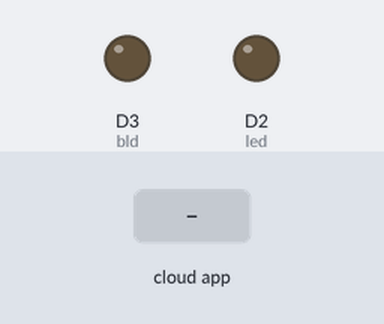
Simulated run of this sketch. Board: ESP8266 (NodeMCU). On the bench: output pins drawn as LEDs (lit = HIGH). The inputs (shaded band) are chosen by the test bench. WiFi joins after 1.5 s; servers stay silent unless stated; no MQTT or app messages arrive unless stated; what the sketch prints to the serial monitor is not drawn.

Above: at 2.7 s.
2.8 s: the phone or cloud app sets ats to 5
At 9.3 s:
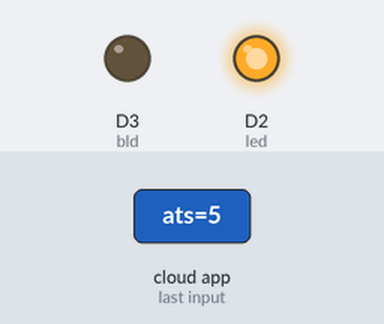
Timing chart, 0 to 10.3 s (numbered marks = the images above; inputs shaded):
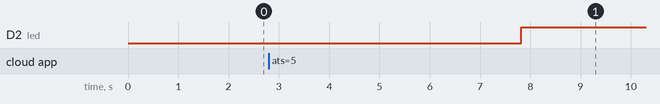

Measured:
- after the input at 2.8 s, D2 (led): LOW → HIGH after 5.0 s

The sketch:

Reciver_server.ino
```cpp
#include <ESP8266WiFi.h>
#include "Adafruit_MQTT.h"
#include "Adafruit_MQTT_Client.h"

#define WLAN_SSID       "SEN VILLA"
#define WLAN_PASS       "asdfghjkl"


#define AIO_SERVER      "io.adafruit.com"
#define AIO_SERVERPORT  1883                   // use 8883 for SSL
#define AIO_USERNAME    "Ecesit2019"
#define AIO_KEY         "afc6a567eda94a9fb6663a95fe1d827d"


#define led D2
#define bld D3

WiFiClient client;
Adafruit_MQTT_Client mqtt(&client, AIO_SERVER, AIO_SERVERPORT, AIO_USERNAME, AIO_KEY);
Adafruit_MQTT_Subscribe int1 = Adafruit_MQTT_Subscribe(&mqtt, AIO_USERNAME "/feeds/ats");

void MQTT_connect();

void setup() {
  Serial.begin(115200);
  delay(10);
  pinMode(led, OUTPUT);
  Serial.println(F("SETUP OF Reciver END"));
  pinMode(bld, OUTPUT);

  // Connect to WiFi access point.
  Serial.println(); Serial.println();
  Serial.print("Connecting to ");
  Serial.println(WLAN_SSID);

  WiFi.begin(WLAN_SSID, WLAN_PASS);
  while (WiFi.status() != WL_CONNECTED) {
    delay(500);
    Serial.print(".");
  }
  Serial.println();

  Serial.println("WiFi connected");
  Serial.println("IP address: ");
  Serial.println(WiFi.localIP());

  mqtt.subscribe(&int1);
}

void loop() {
  String state1;
  MQTT_connect();
  Adafruit_MQTT_Subscribe *subscription;
  while ((subscription = mqtt.readSubscription(5000)))
  {
    if (subscription == &int1)
    {
      Serial.print(F("Got: "));
      Serial.println((char *)int1.lastread);
      state1 = (char *)int1.lastread;
      Serial.println(state1);
    }
  }
  if (state1 == "5")
  {
    Serial.println("state1");
    digitalWrite(D2, HIGH);
    digitalWrite(D3, LOW);
  }
  else if (state1 == "0")
  {
    Serial.println("STATE0");
    digitalWrite(bld, HIGH);
    digitalWrite(D2, LOW);
  }
}


// Function to connect and reconnect as necessary to the MQTT server.
// Should be called in the loop function and it will take care if connecting.
void MQTT_connect() {
  int8_t ret;

  // Stop if already connected.
  if (mqtt.connected()) {
    return;
  }

  Serial.print("Connecting to MQTT... ");

  uint8_t retries = 3;
  while ((ret = mqtt.connect()) != 0) { // connect will return 0 for connected
    Serial.println(mqtt.connectErrorString(ret));
    Serial.println("Retrying MQTT connection in 5 seconds...");
    mqtt.disconnect();
    delay(5000);  // wait 5 seconds
    retries--;
    if (retries == 0) {
      // basically die and wait for WDT to reset me
      while (1);
    }
  }
  Serial.println("MQTT Connected!");
}
```
